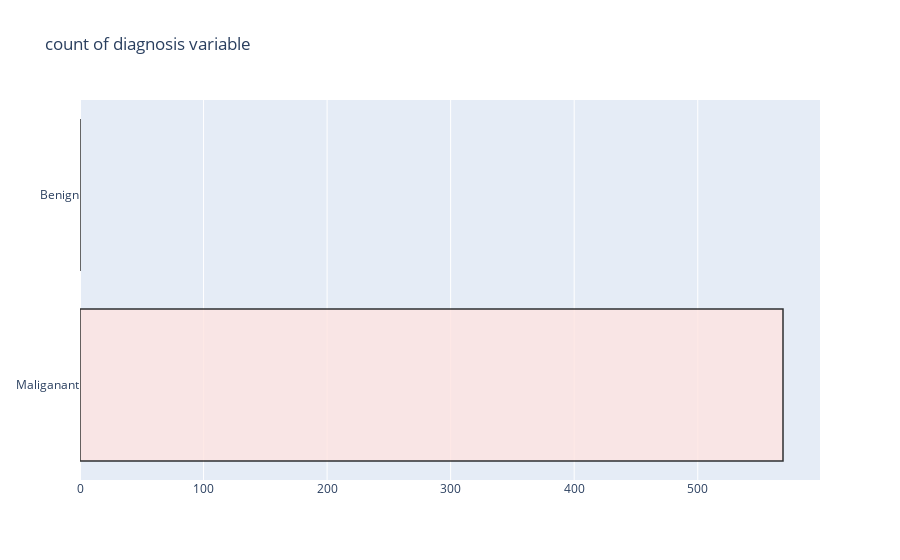

The code cell stored with this chart in its notebook:
### Code cell
# ****Count****
trace = go.Bar(x=(len(M), len(B)), y = ['Maliganant','Benign'], 
               orientation = 'h', opacity = 0.8,
               marker=dict(color=['mistyrose','lightskyblue'],
                           line=dict(color='#000000',width=1.5)))
layout = dict(title = 'count of diagnosis variable') 

fig = dict(data = [trace], layout=layout)
py.iplot(fig)

### Figure 1 — Plotly figure (JSON) as saved in the notebook; plotly's stock layout.template omitted (floating-point values rounded to 4 significant figures)
{"data": [{"marker": {"color": ["mistyrose", "lightskyblue"], "line": {"color": "#000000", "width": 1.5}}, "opacity": 0.8, "orientation": "h", "type": "bar", "x": [569, 0], "y": ["Maliganant", "Benign"]}], "layout": {"title": {"text": "count of diagnosis variable"}}}
